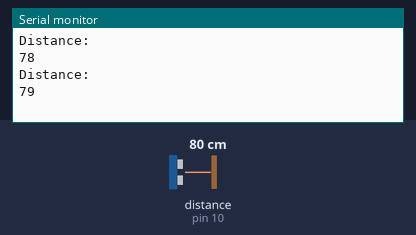
A sketch run on a simulated Arduino Uno, built with avr-gcc and run on an emulated ATmega328P. Shown: the last lines printed to the serial monitor. Wiring (inferred from the names in the program): ultrasonic range finder: trigger pin 9; echo pin 10. The inputs (shaded band) are chosen by the test bench; at power-on: distance to the obstacle (sensor on pin 10) 80 cm. The echo pulse lasts 58.3 µs per cm.

Above: at 1.8 s.
1.9 s: distance to the obstacle (sensor on pin 10) set to 2 cm
At 2.9 s:
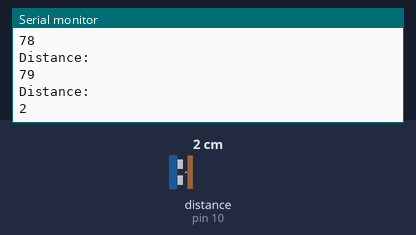
3.4 s: distance to the obstacle (sensor on pin 10) set to 4 cm
At 4.6 s:
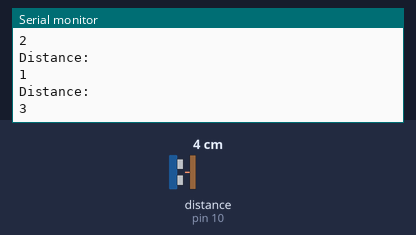
Timing chart, 0 to 6.4 s (numbered marks = the images above; inputs shaded):
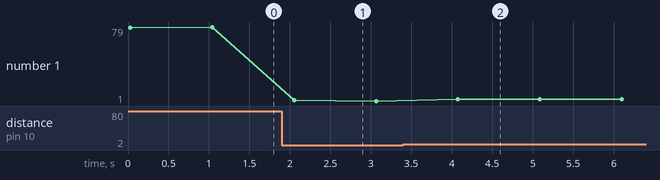

The sketch:

sketch_ultrasonic_distance.ino
```cpp
/*
* Ultrasonic Sensor HC-SR04 and Arduino Tutorial
*/

//#include <LiquidCrystal.h> // includes the LiquidCrystal Library
//LiquidCrystal lcd(1, 2, 4, 5, 6, 7); // Creates an LCD object. Parameters: (rs, enable, d4, d5, d6, d7)

const int trigPin = 9;
const int echoPin = 10;

long duration;
int distance;
int distanceInch;


void setup() {
  //lcd.begin(16,2); // Initializes the interface to the LCD screen, and specifies the dimensions (width and height) of the display
  pinMode(trigPin, OUTPUT);
  pinMode(echoPin, INPUT);
  Serial.begin(9600); // Starts the serial communication
}


void loop() {
  digitalWrite(trigPin, LOW);
  delayMicroseconds(2);

  digitalWrite(trigPin, HIGH);
  delayMicroseconds(10);
  digitalWrite(trigPin, LOW);

  duration = pulseIn(echoPin, HIGH);
  distance= duration*0.034/2;
  distanceInch = duration*0.0133/2;

  //lcd.setCursor(0,0); // Sets the location at which subsequent text written to the LCD will be displayed
  //lcd.print("Distance: "); // Prints string "Distance" on the LCD
  //lcd.print(distanceCm); // Prints the distance value from the sensor
  //lcd.print(" cm");
  delay(10);
  Serial.println("Distance: ");
  Serial.print(distance);
  Serial.println("");
  //lcd.setCursor(0,1);
  //lcd.print("Distance: ");
  //lcd.print(distanceInch);
  //lcd.print(" inch");
  delay(1000);
}
```

Measured:
- after the input at 1.9 s, the serial monitor: prints a new line after 0.15 s (image 1)
- after the input at 3.4 s, the serial monitor: prints a new line after 0.68 s (image 2)
- plotted number 1: 79 → 1 after the input at 1.9 s, 1 → 3 after the input at 3.4 s
